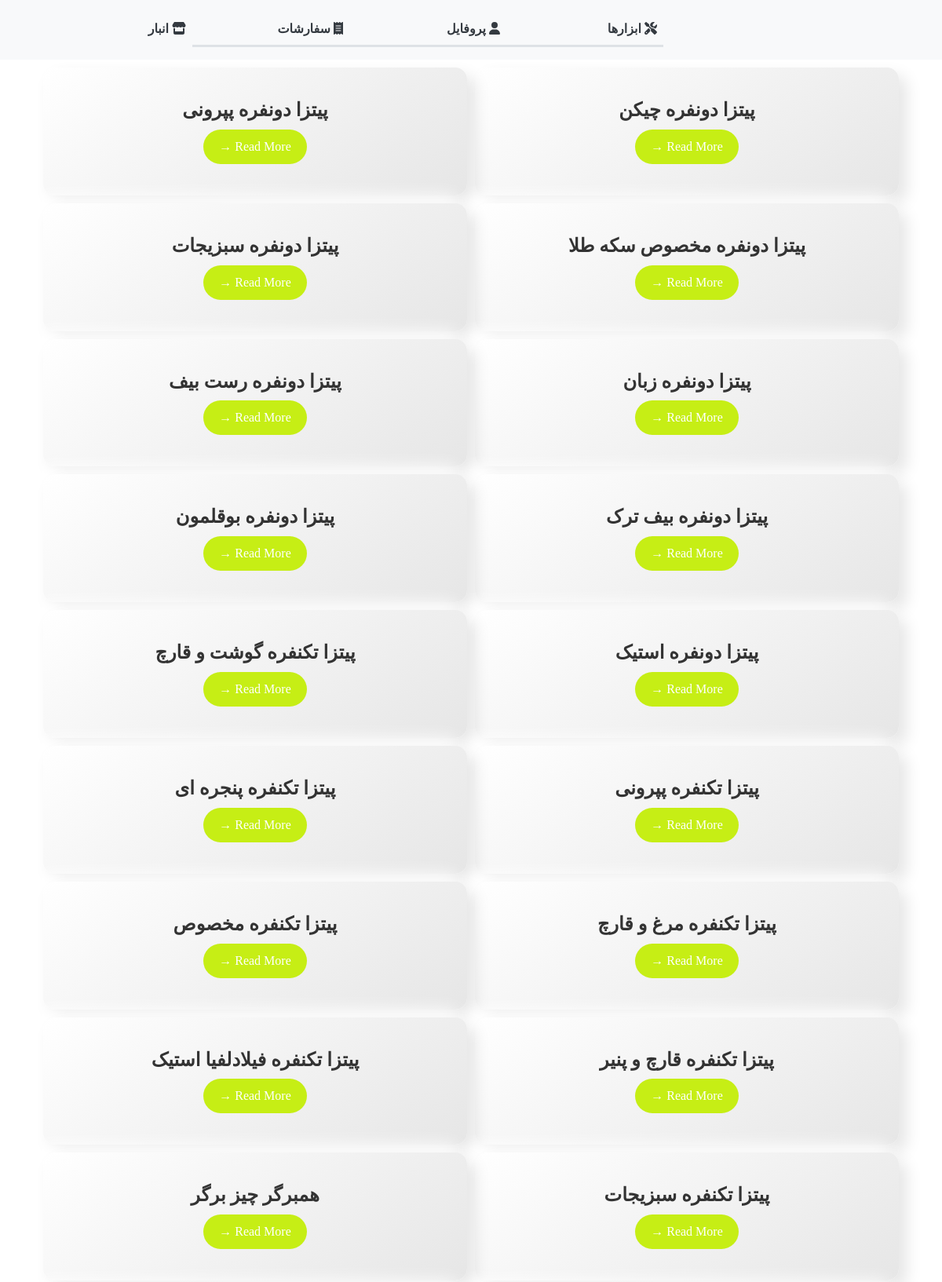
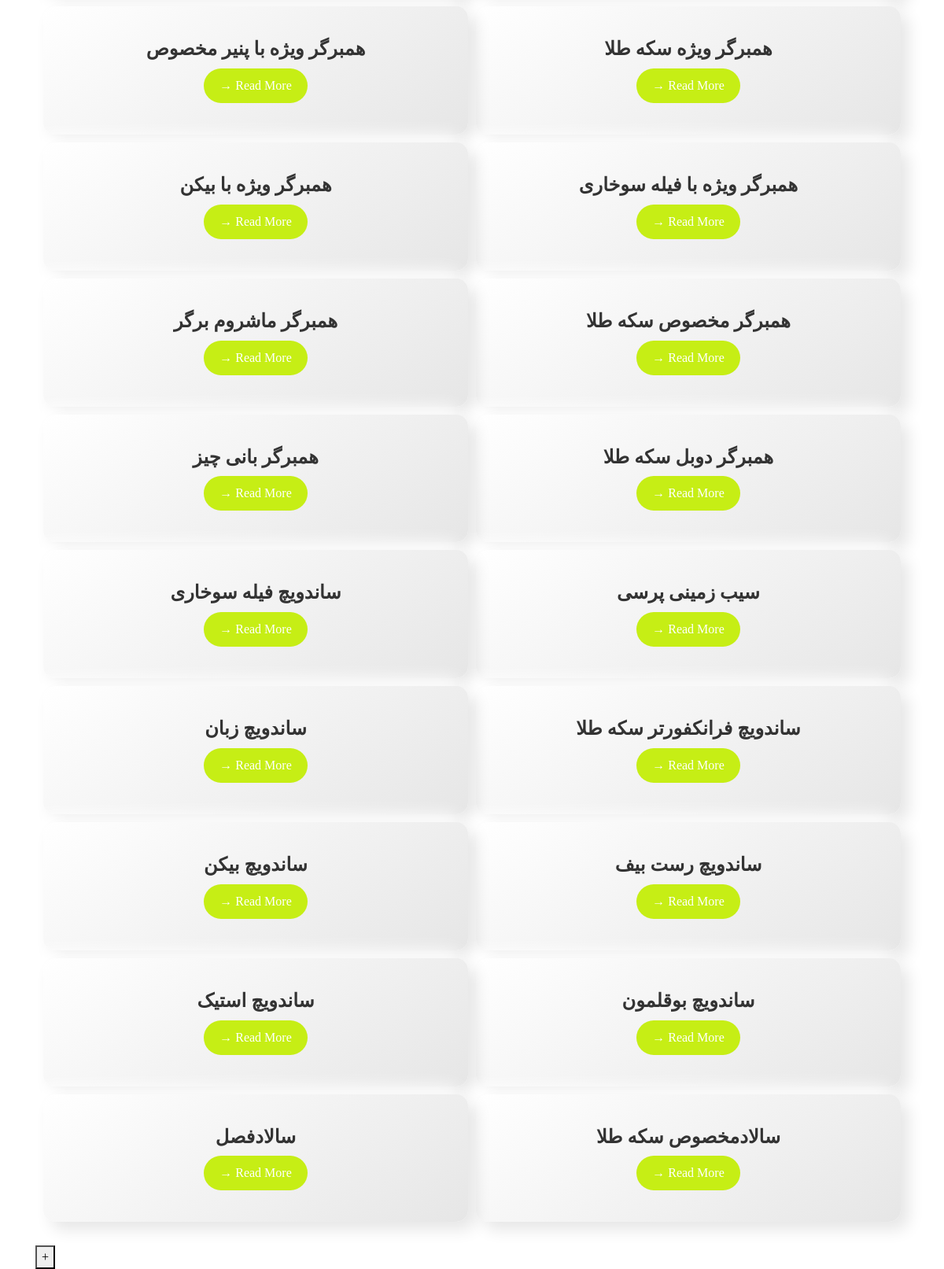
The page /tools/foodrawmaterials (signed in) on the database its author committed (2 pictures, top to bottom).
### users/models.py (models this page shows, shortened)
class FoodRawMaterial(models.Model):
    created_at = models.DateTimeField(auto_now_add=True)
    updated_at = models.DateTimeField(auto_now=True)
    mother = models.ForeignKey(mother_food, on_delete= models.CASCADE,related_name='mother_food_id',blank=True,null=True)
    name = models.CharField(max_length=200)
    data = models.JSONField(blank=True,null=True)
    price = models.IntegerField(default=0,blank=True,null=True)
    image = models.ImageField(upload_to='food_images/', blank=True, null=True)  # Added field for image
    details = models.CharField(max_length=2000,default='',blank=True,null=True)
    discount = models.DecimalField(max_digits=5, decimal_places=2, default=0, blank=True, null=True)  # Discount percentage
    priority = models.IntegerField(default=0)  # New field for priority
    class Meta:
        ordering = ['-name']

### users/views.py (the view)
# urls.py: path('tools/foodrawmaterials',foodRawMaterials, name='foodRawMaterials'),
@login_required
def foodRawMaterials(request):
    print('show snapp page')
    restaurants = FoodRawMaterial.objects.all().order_by('-name')
    return render(request, 'users/food_raw_materials.html',{'foods':restaurants})

### users/templates/users/food_raw_materials.html (shortened to what this page needs)
{% extends "users/base.html" %}
{% block content %}
<div class="grid-container">
    {% for food in foods %}
    <div class="grid-item">
        <div class="card-body">
            <h2 class="card-title">{{ food.name }}</h2>
            <a href="foodrawmaterials/{{ food.id }}" class="btn btn-primary">Read More &rarr;</a>
        </div>
    </div>
    {% endfor %}
</div>
<div class="grid-container">
</div>
<button class="add-button" onclick="window.location.href='add_food_raw_material'">+</button>
{% endblock %}

### users/static/css/base.css (style rules this page uses)
body { font-family: 'B Nazanin'; src: url('/fonts/BNazanin.woff2') format('woff2'), url('/fonts/BNazanin.woff') format('woff'); }

### users/templates/users/food_raw_materials.html (style rules this page uses)
body { font-family: 'B Nazanin'; direction: rtl; }
.grid-container { display: grid; grid-template-columns: repeat(3, 1fr); gap: 10px; background-color: #ffffff; padding: 10px; align-items: center; }
.grid-item { background: linear-gradient(145deg, #ffffff, #e6e6e6); border-radius: 15px; padding: 20px; box-shadow: 10px 10px 20px rgba(0, 0, 0, 0.1), -10px -10px 20px rgba(255, 255, 255, 0.9); transition: transform 0.3s ease, box-shadow 0.3s ease; cursor: pointer; }
.card-body { text-align: center; }
.card-title { font-size: 1.5rem; margin-bottom: 10px; color: #333; font-weight: 700; }
.btn-primary { background-color: #c6ee15; border: none; border-radius: 30px; padding: 10px 20px; color: #ffffff; transition: background-color 0.3s ease, transform 0.3s ease; text-decoration: none; display: inline-block; }
@media (max-width: 1200px) { .grid-container { grid-template-columns: repeat(2, 1fr); } }

### rows shown on the page
FoodRawMaterial: name "پیتزا دونفره چیکن"
FoodRawMaterial: name "پیتزا دونفره پپرونی"
FoodRawMaterial: name "پیتزا دونفره مخصوص سکه طلا"
FoodRawMaterial: name "پیتزا دونفره سبزیجات"
FoodRawMaterial: name "پیتزا دونفره زبان"
FoodRawMaterial: name "پیتزا دونفره رست بیف"
FoodRawMaterial: name "پیتزا دونفره بیف ترک"
FoodRawMaterial: name "پیتزا دونفره بوقلمون"
FoodRawMaterial: name "پیتزا دونفره استیک"
FoodRawMaterial: name "پیتزا تکنفره گوشت و قارچ"
FoodRawMaterial: name "پیتزا تکنفره پپرونی"
FoodRawMaterial: name "پیتزا تکنفره پنجره ای"
FoodRawMaterial: name "پیتزا تکنفره مرغ و قارچ"
FoodRawMaterial: name "پیتزا تکنفره مخصوص"
FoodRawMaterial: name "پیتزا تکنفره قارچ و پنیر"
FoodRawMaterial: name "پیتزا تکنفره فیلادلفیا استیک"
FoodRawMaterial: name "پیتزا تکنفره سبزیجات"
FoodRawMaterial: name "همبرگر چیز برگر"
FoodRawMaterial: name "همبرگر ویژه سکه طلا"
FoodRawMaterial: name "همبرگر ویژه با پنیر مخصوص"
FoodRawMaterial: name "همبرگر ویژه با فیله سوخاری"
FoodRawMaterial: name "همبرگر ویژه با بیکن"
FoodRawMaterial: name "همبرگر مخصوص سکه طلا"
FoodRawMaterial: name "همبرگر ماشروم برگر"
FoodRawMaterial: name "همبرگر دوبل سکه طلا"
FoodRawMaterial: name "همبرگر بانی چیز"
FoodRawMaterial: name "سیب زمینی پرسی"
FoodRawMaterial: name "ساندویچ فیله سوخاری"
FoodRawMaterial: name "ساندویچ فرانکفورتر سکه طلا"
FoodRawMaterial: name "ساندویچ زبان"
FoodRawMaterial: name "ساندویچ رست بیف"
FoodRawMaterial: name "ساندویچ بیکن"
FoodRawMaterial: name "ساندویچ بوقلمون"
FoodRawMaterial: name "ساندویچ استیک"
FoodRawMaterial: name "سالادمخصوص سکه طلا"
FoodRawMaterial: name "سالادفصل"
